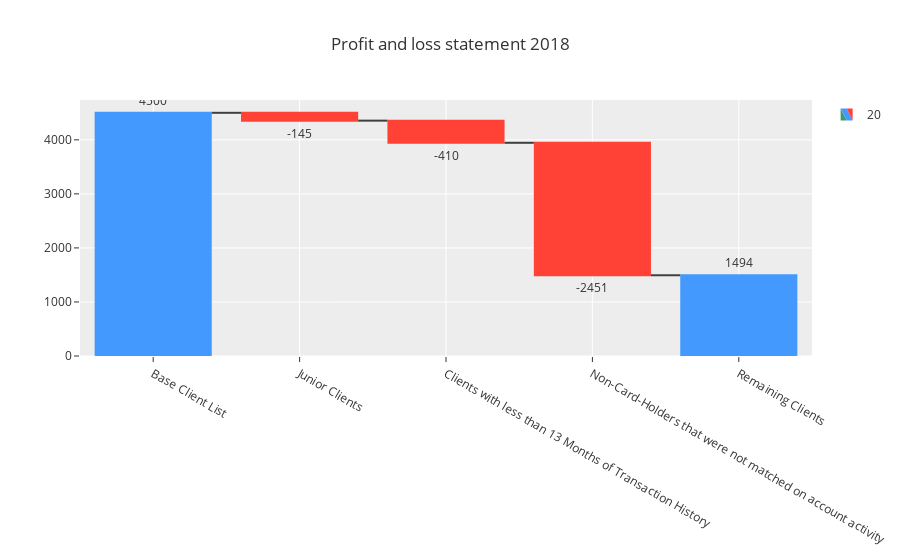

Write notebook code for a chart like this one.
### Markdown cell above
### Bringing the data together

### Code cell
n_lt_13_month_hist = transactions_monthly['account_id'].nunique()-filtered_transactions['account_id'].nunique()

preprocessing_summary = [
        n_merged_base_client,
        -len(junior_clients),
        -n_lt_13_month_hist,
        -len(non_card_owners)+len(matched_non_buyers_df),
        len(client_df)
]

fig = go.Figure(go.Waterfall(
        name = "20", orientation = "v",
        measure = ["absolute", "relative", "relative", "relative", "total"],
    x = ["Base Client List", "Junior Clients", "Clients with less than 13 Months of Transaction History", "Non-Card-Holders that were not matched on account activity", "Remaining Clients"],
    textposition = "outside",
    y = preprocessing_summary,
    text = [str(x) for x in preprocessing_summary],
    connector = {"line":{"color":"rgb(63, 63, 63)"}},
))

fig.update_layout(
        title = "Profit and loss statement 2018",
        showlegend = True
)

fig.show()

### Figure 1 — Plotly figure (JSON) as saved in the notebook; plotly's stock layout.template omitted (floating-point values rounded to 4 significant figures)
{"data": [{"connector": {"line": {"color": "rgb(63, 63, 63)"}}, "measure": ["absolute", "relative", "relative", "relative", "total"], "name": "20", "orientation": "v", "text": ["4500", "-145", "-410", "-2451", "1494"], "textposition": "outside", "type": "waterfall", "x": ["Base Client List", "Junior Clients", "Clients with less than 13 Months of Transaction History", "Non-Card-Holders that were not matched on account activity", "Remaining Clients"], "y": [4500, -145, -410, -2451, 1494]}], "layout": {"showlegend": true, "title": {"text": "Profit and loss statement 2018"}}}
